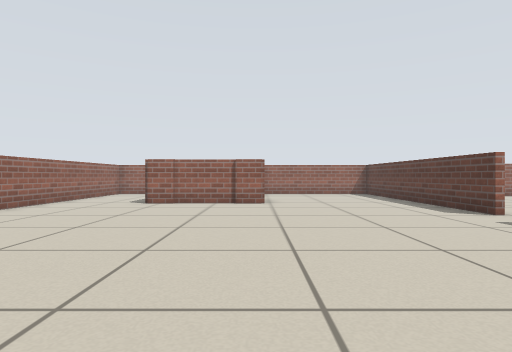
view 1 (above)

16 first-person views from a walk through a robot-simulator world made for Stage. The camera is 0.5 m above the floor, looks level and sees 75° across. The lines on the ground mark 1 m squares. The floor is counted in squares, 0.5 m on a side. Each view is taken from the middle of a square. On the plan, view 1 faces up. The plan holds only what a view shows up to about 12 squares ahead; the rest is blank. Robots are left out.

view 2
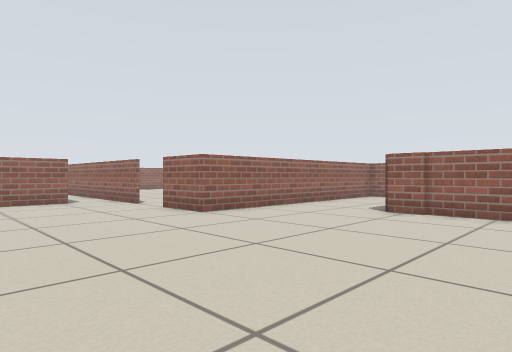

view 3
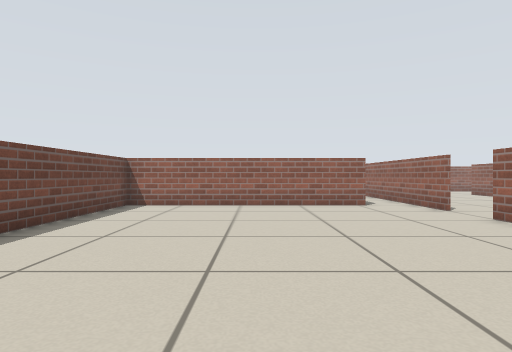

view 4
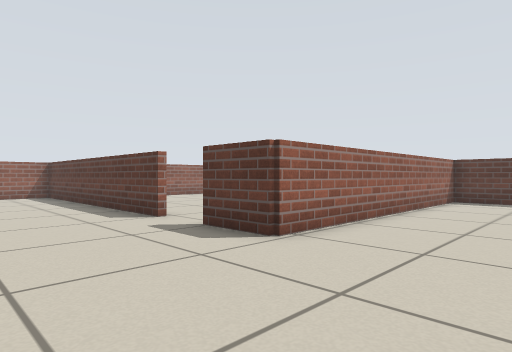

view 5
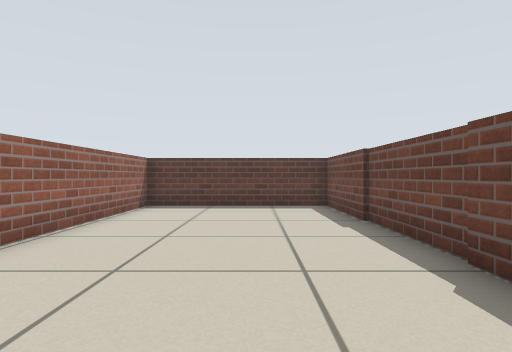

view 6
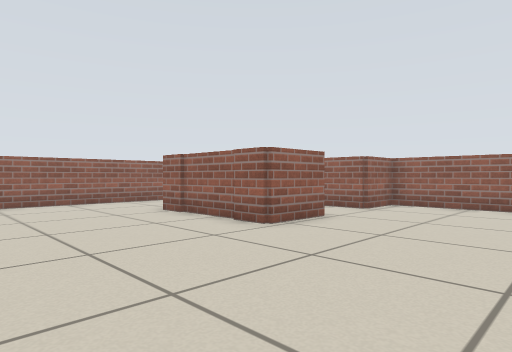

view 7
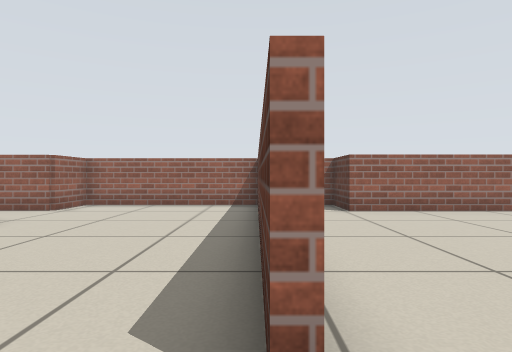

view 8
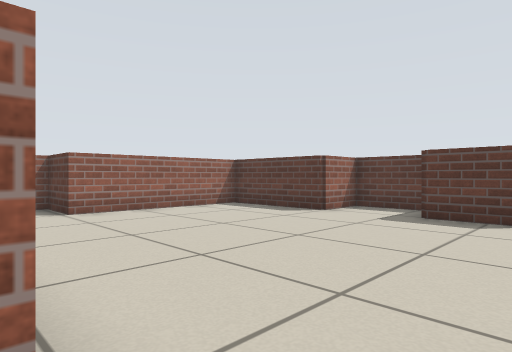

view 9
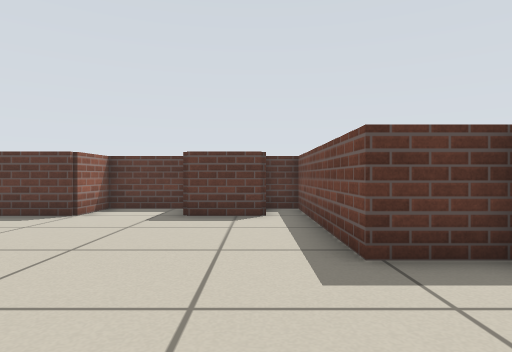

view 10
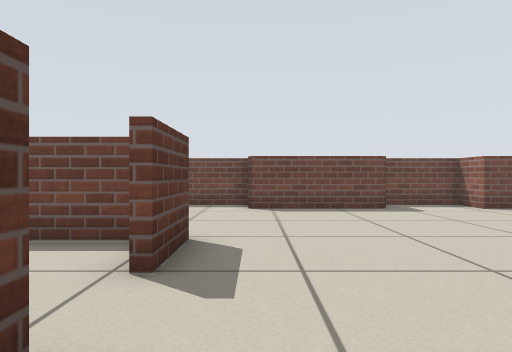

view 11
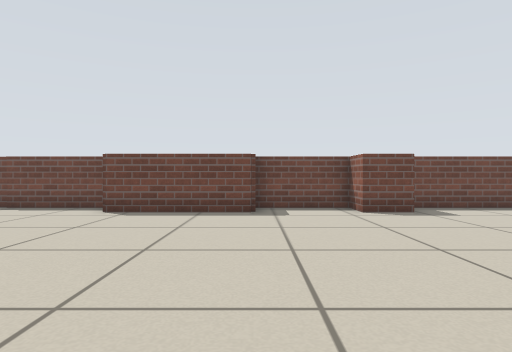

view 12
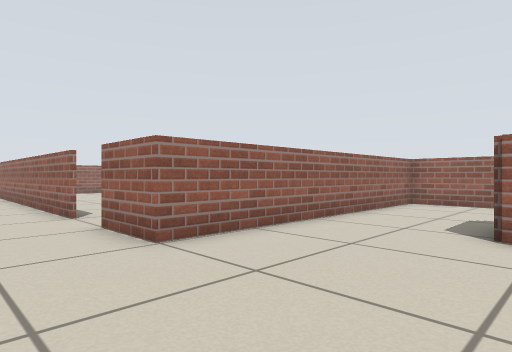

view 13
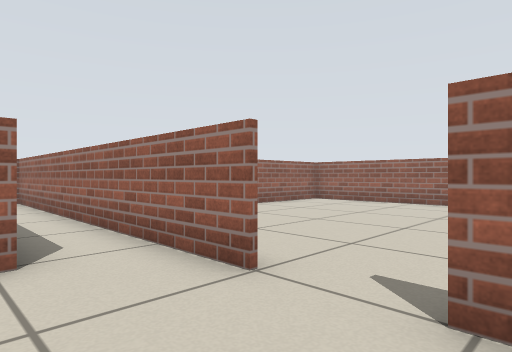

view 14
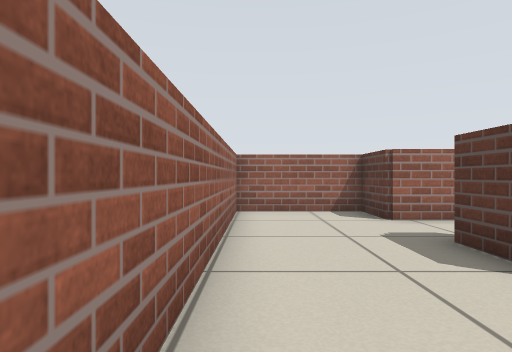

view 15
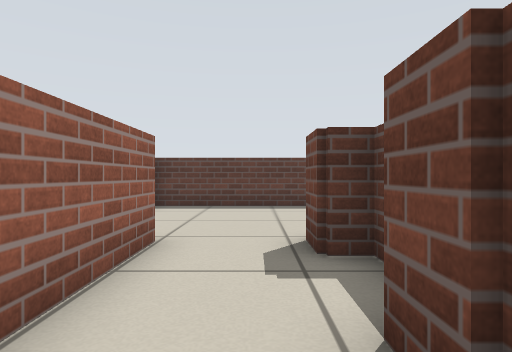

view 16
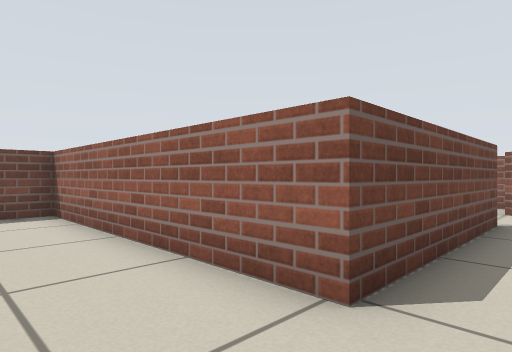

### Floor plan
Points are (right, up) in squares from view 1. A wall is a line through its corners. A room is listed if a view was taken in it or the views show most of it. See-through windows are left out.
Room 1 (views 1, 2, 3, 4, 5, 6, 10, 11, 12, 13, 14, 15, 16)
walls: (1, -0.1) (5.2, -0.1); (-3.4, -0.1) (-1.9, -0.1) (-1.9, -1.4) (1, -1.4); (6.1, 8.4) (6.1, 18.4) (0.3, 18.4) (0.3, 16.5) (-4, 16.5) (-4, 18.4) (-7.5, 18.4) (-7.5, 8.4) (-9.8, 8.4); (-0.9, 13.5) (-0.9, 14.2) (0.3, 14.2) (0.3, 12.1) (-4.1, 12.1); (-4, 12.9) (-4, 14.2) (-2.9, 14.2); (5.2, -1.4) (16.1, -1.4) (16.1, 4.6) (6.1, 4.6) (6.1, 6.6); (-11.5, 8.4) (-23.2, 8.4); (-19.1, 6.7) (-13.3, 6.7) (-13.3, -1.4) (-3.9, -1.4)
ways out: opening at (6, 7.5) to room 2; opening at (-20.5, 7); opening at (-10.5, 9)
Room 2 (views 7, 8, 9)
walls: (14.3, 7.8) (14.3, 9.9); (9.9, 4.9) (9.9, 6.7) (16.1, 6.7) (16.1, 7.8); (16.1, 10.1) (16.1, 12.5) (14.3, 12.5) (14.3, 15.8); (13.6, 16.5) (8.6, 16.5) (8.6, 18.4) (8.2, 18.4); (6.9, 4.9) (8.5, 4.9)
ways out: opening at (6, 7.5) to room 1

Positions as (right, up) in squares from view 1, and headings:
1: (0, 0), facing up
2: (0, 3), facing up-left
3: (-2, 3), facing left
4: (2, 1), facing up-right
5: (5, 1), facing right
6: (5, 7), facing up-left
7: (6, 7), facing up
8: (6, 7), facing up-right
9: (6, 8), facing right
10: (5, 10), facing down
11: (1, 9), facing down
12: (-3, 6), facing up-left
13: (-9, 6), facing up-left
14: (-7, 9), facing up
15: (-5, 15), facing right
16: (-11, 8), facing down-left
